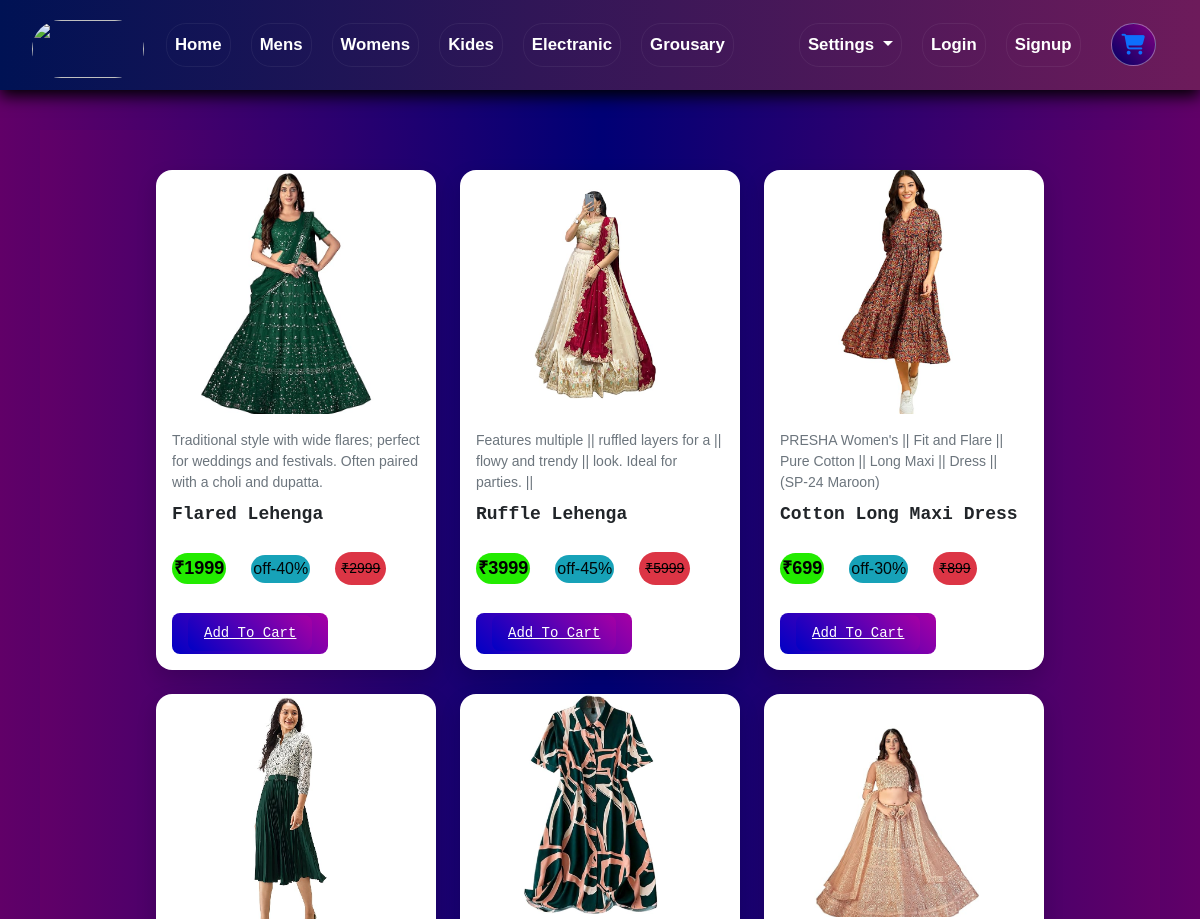
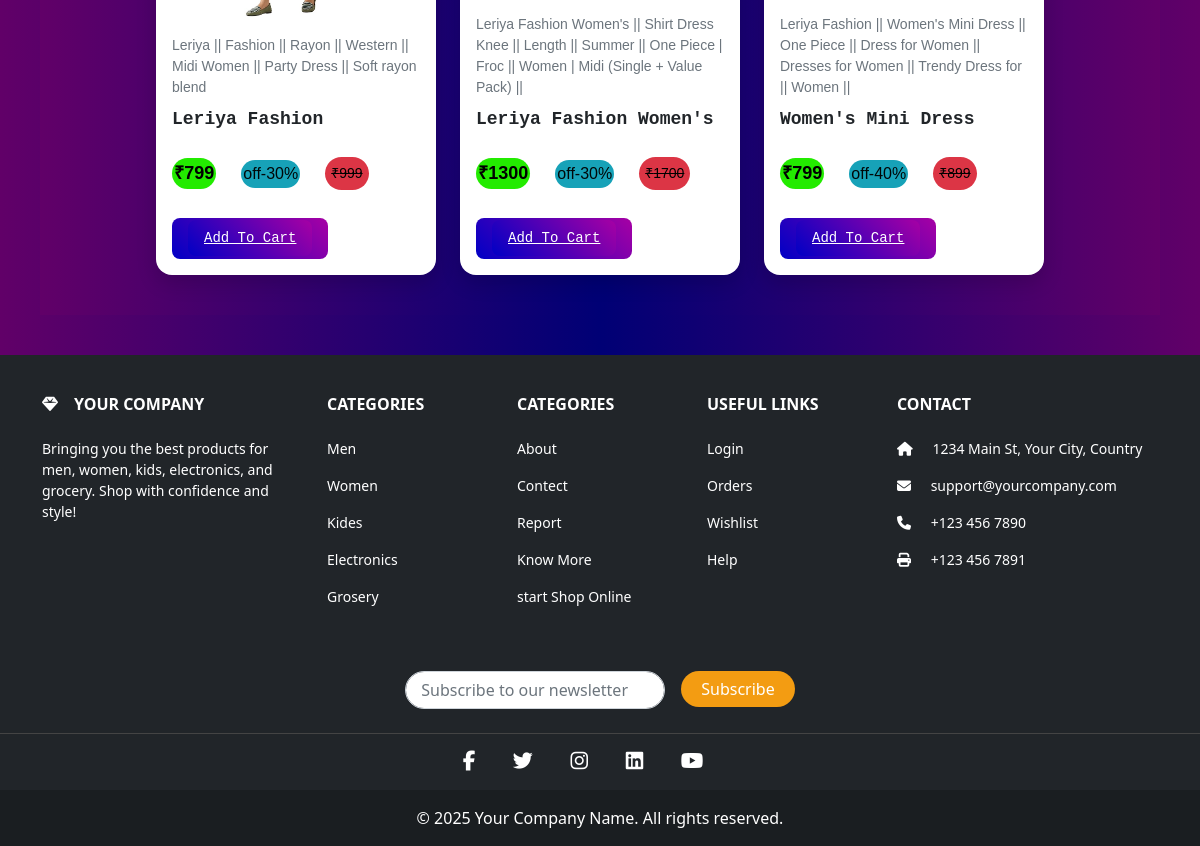
/womens/, run on the app's committed database (2 pictures, top to bottom).
### app/models.py (models this page shows)
class DynamicCards(models.Model):
    db_product_name = models.CharField(max_length=70)
    db_product_discription = models.CharField(max_length=400)
    db_product_discription2 = models.CharField(max_length=400)
    db_product_previous_price = models.IntegerField()
    db_product_offer_percentage = models.IntegerField()
    db_product_real_price = models.IntegerField()
    db_product_catagurays = models.CharField(max_length=100)  # <- no default here
    db_product_image1 = models.ImageField(upload_to='image')
    db_product_image2 = models.ImageField(upload_to='image')
    db_product_image3 = models.ImageField(upload_to='image')
    db_product_image4 = models.ImageField(upload_to='image')
    db_product_image5 = models.ImageField(upload_to='image')
    db_product_image6 = models.ImageField(upload_to='image')

### app/views.py (the view)
# urls.py: path('womens/',views.womens,name='womens'),
def womens(request):
    productDetails = DynamicCards.objects.filter(db_product_catagurays='women')
    return render(request,"womens.html",{'productDetails':productDetails})

### app/templates/womens.html (shortened to what this page needs)
{% extends "comman.html" %}
{% load static %}
{% block css %}
{{ block.super }}
<link rel="stylesheet" href="{% static 'css/home.css' %}">
{% endblock css %}
{% block content %}
<div id="mainCardDiv">
<div id="mainCardDiv">
  {% for product in productDetails %}
    <div id="cardDiv">
      <div class="imageDiv">
      <a href="{% url 'showIDdetails' pk=product.id jk=userdata.id|default:0 %}">
        <img src="{{ product.db_product_image1.url }}" alt="{{ product.db_product_name }}">
      </a>
      </div>
      <div id="detailesDiv">
        <div class="paradetailesDiv">
          <p class="paradet">{{ product.db_product_discription }}</p>
          <strong class="nameProduct">{{ product.db_product_name }}</strong>
        </div>
        <div class="offerDiv">
          <p class="currPrice">₹{{ product.db_product_real_price }}</p>
          <p class="offerPrice">off-{{ product.db_product_offer_percentage }}%</p>
          <p class="privePrice"><s>₹{{ product.db_product_previous_price }}</s></p>
        </div>
        <div class="buttonDiv">
          {% if userdata %}
            <a href="{% url 'addcard' pk=product.id jk=userdata.id %}" class="addToCardbtn">Add to Cart</a>
          {% else %}
            <button disabled class="addToCardbtn">
            {% if userdata.id %}
                  <a href="{% url 'addcard' %}" class="addToCardbtn">Add to Cart</a>
            {% else %}
                  <a href="{% url 'login' %}" class="addToCardbtn">Add To Cart</a>
            {% endif %}
            </button>
          {% endif %}
        </div>
      </div>
    </div>
  {% endfor %}
</div>
</div>
{% endblock %}

### app/templates/comman.html (shortened to what this page needs)
<!doctype html>
<html lang="en">
<head>
    <link href="https://cdn.jsdelivr.net/npm/bootstrap@5.0.2/dist/css/bootstrap.min.css"
        rel="stylesheet"
>
    <link rel="stylesheet"
        href="https://cdnjs.cloudflare.com/ajax/libs/font-awesome/6.7.2/css/all.min.css"
 />
{% load static %}
    {% block css %}
    <link rel="stylesheet" href="{% static 'css/comman.css' %}">
    {% endblock %}
</head>
<body>
    <nav class="navbar navbar-expand-lg">
        <div class="container-fluid">
            <div id="LogoDiv">
                <img src="../static/image/log1.png" alt="" class="logoImg2">
            </div>
            {% if userdata %}
            <div class="collapse navbar-collapse" id="navbarSupportedContent">
                <ul class="navbar-nav me-auto mb-2 mb-lg-0">
                    <li class="nav-item">
                        <a class="nav-link" href="{% url 'home1' pk=userdata.id %}">Home</a>
                    </li>
                    <li class="nav-item">
                        <a class="nav-link" aria-current="page"
                            href="{% url 'mens1' pk=userdata.id %}">Mens</a>
                    </li>
                    <li class="nav-item">
                        <a class="nav-link" aria-current="page"
                            href="{% url 'womens1' pk=userdata.id %}">Womens</a>
                    </li>
                    <li class="nav-item">
                        <a class="nav-link" aria-current="page"
                            href="{% url 'kides1' pk=userdata.id %}">Kides</a>
                    </li>
                    <li class="nav-item">
                        <a class="nav-link" aria-current="page"
                            href="{% url 'electranics1' pk=userdata.id %}">Electranic</a>
                    </li>
                    <li class="nav-item">
                        <a class="nav-link" aria-current="page"
                            href="{% url 'grousary1' pk=userdata.id %}">Grousary</a>
                    </li>
                </ul>
                <form  class="d-flex">
                    <ul class="navbar-nav me-auto mb-2 mb-lg-0">
                        <li class="nav-item dropdown">
                            <a class="nav-link dropdown-toggle" href="#" id="navbarDropdown"
                                role="button" data-bs-toggle="dropdown" aria-expanded="false">
                                Settings
                            </a>
                            <ul class="dropdown-menu" aria-labelledby="navbarDropdown">
                                <li class="nav-item">
                                    <a class="dropdown-item" aria-current="page"
                                        href="{% url 'home' %}">Logout</a>
                                </li>
                                <li class="nav-item">
                                    {% if userdata %}
                                    <a class="dropdown-item" aria-current="page"
                                        href="{% url 'deshbord' pk=userdata.id %}">My Profile</a>
                                    {% else %}
                                    <a class="dropdown-item" href="{% url 'login' %}">Login</a>
                                    {% endif %}
                                </li>
                            </ul>
                        </li>
                        <li class="nav-item">
                            <a class="nav-link active" aria-current="page" href="#">Welcome :
                                {{userdata.cus_name}}</a>
                        </li>
                    </ul>
                    <div id="cartDiv">
                        {% if userdata %}
                            <a class="nav-link active" aria-current="page"
                                href="{% url 'showCart' pk=userdata.id  %}">
                                <img id="Cart_Image" src="https://media1.giphy.com/media/giubfaGye5s7IJb47o/giphy.gif"
                                 style="position: absolute; top: -2px; width: 55px; right: -13px; height: 50px; margin-right: 6px; vertical-align: middle; border: 2px solid; border-radius: 10px;">
                            </a>
                            <strong id="Quantity_Of_Cart" >11</strong>
                        {% else %}
                            <a class="dropdown-item" href="{% url 'login' %}">Login</a>
                        {% endif %}
                    </div>
                </form>
            </div>
            {% comment %} ++ ADMIN JUB LOGIN HO TAB KE LIYE HAI YE ++ {% endcomment %}
            {% else %}
            <div class="collapse navbar-collapse" id="navbarSupportedContent">
                <ul class="navbar-nav me-auto mb-2 mb-lg-0">
                    <li class="nav-item">
                        <a class="nav-link" aria-current="page" href="{% url 'home'  %}">Home
                        </a>
                    </li>
                    <li class="nav-item">
                        <a class="nav-link" aria-current="page" href="{% url 'mens' %}">Mens
                        </a>
                    </li>
                    <li class="nav-item">
                        <a class="nav-link" aria-current="page" href="{% url 'womens' %}">Womens
                        </a>
                    </li>
                    <li class="nav-item">
                        <a class="nav-link" aria-current="page" href="{% url 'kides' %}">Kides
                        </a>
                    </li>
                    <li class="nav-item">
                        <a class="nav-link" aria-current="page"
                            href="{% url 'electranics' %}">Electranic
                        </a>
                    </li>
                    <li class="nav-item">
                        <a class="nav-link" aria-current="page" href="{% url 'grousary' %}">Grousary
                        </a>
                    </li>
                </ul>
                <form class="d-flex">
                    <ul class="navbar-nav me-auto mb-2 mb-lg-0">
                        <li class="nav-item dropdown">
                            <a class="nav-link dropdown-toggle" href="#" id="navbarDropdown"
                                role="button" data-bs-toggle="dropdown" aria-expanded="false">
                                Settings
                            </a>
                        </li>
                        <li class="nav-item">
                            <a class="nav-link active" aria-current="page"
                                href="{% url 'login' %}">Login</a>
                        </li>
                        <li class="nav-item">
                            <a class="nav-link active" aria-current="page"
                                href="{% url 'signup' %}">Signup</a>
                        </li>
                    </ul>
                    <div id="cartDiv">
                            <a href="{% url 'login' %}">
                                <i class="fa-solid fa-cart-shopping"></i>
                            </a>
                    </div>
                </form>
            </div>
            {% endif %}
        </div>
    </nav>
    <div>
        {% block content %}{% endblock %}
    </div>
    <footer class="text-center text-lg-start bg-dark text-white pt-4">
        <div class="container text-center text-md-start">
            <div class="row mt-3">
                <div class="col-md-3 col-lg-4 col-xl-3 mx-auto mb-4">
                    <h6 class="text-uppercase fw-bold mb-4">
                        <i class="fas fa-gem me-3"></i>Your Company
                    </h6>
                    <p>
                        Bringing you the best products for men, women, kids, electronics, and
                        grocery. Shop with confidence and style!
                    </p>
                </div>
                <div class="col-md-2 col-lg-2 col-xl-2 mx-auto mb-4">
                    <h6 class="text-uppercase fw-bold mb-4">Categories</h6>
                    <p><a href="#" class="text-reset">Men</a></p>
                    <p><a href="#" class="text-reset">Women</a></p>
                    <p><a href="#" class="text-reset">Kides</a></p>
                    <p><a href="#" class="text-reset">Electronics</a></p>
                    <p><a href="#" class="text-reset">Grosery</a></p>
                </div>
                <div class="col-md-2 col-lg-2 col-xl-2 mx-auto mb-4">
                    <h6 class="text-uppercase fw-bold mb-4">Categories</h6>
                    <p><a href="#" class="text-reset">About</a></p>
                    <p><a href="#" class="text-reset">Contect</a></p>
                    <p><a href="#" class="text-reset">Report</a></p>
                    <p><a href="#" class="text-reset">Know More</a></p>
                    <p><a href="#" class="text-reset">start Shop Online</a></p>
                </div>
                <div class="col-md-3 col-lg-2 col-xl-2 mx-auto mb-4">
                    <h6 class="text-uppercase fw-bold mb-4">Useful Links</h6>
                    <p>
                        {% if userdata %}
                        <a class="text-reset" href="{% url 'deshbord' pk=userdata.id %}">My
                            Profile</a>
                        {% else %}
                        <a class="text-reset" href="{% url 'login' %}">Login</a>
                        {% endif %}
                    </p>
                    <p><a href="#" class="text-reset">Orders</a></p>
                    <p><a href="#" class="text-reset">Wishlist</a></p>
                    <p><a href="#" class="text-reset">Help</a></p>
                </div>
                <div class="col-md-4 col-lg-3 col-xl-3 mx-auto mb-md-0 mb-4">
                    <h6 class="text-uppercase fw-bold mb-4">Contact</h6>
                    <p><i class="fas fa-home me-3"></i> 1234 Main St, Your City, Country</p>
                    <p><i class="fas fa-envelope me-3"></i> support@yourcompany.com</p>
                    <p><i class="fas fa-phone me-3"></i> +123 456 7890</p>
                    <p><i class="fas fa-print me-3"></i> +123 456 7891</p>
                </div>
            </div>
        </div>
        <div class="container mt-4">
            <form class="row g-3 justify-content-center">
                <div class="col-auto">
                    <input type="email" class="form-control"
                        placeholder="Subscribe to our newsletter">
                </div>
                <div class="col-auto">
                    <button type="submit" class="btn btn-primary mb-3">Subscribe</button>
                </div>
            </form>
        </div>
        <div class="text-center py-3">
            <a href="#" class="text-white me-4">
                <i class="fab fa-facebook-f"></i>
            </a>
            <a href="#" class="text-white me-4">
                <i class="fab fa-twitter"></i>
            </a>
            <a href="#" class="text-white me-4">
                <i class="fab fa-instagram"></i>
            </a>
            <a href="#" class="text-white me-4">
                <i class="fab fa-linkedin"></i>
            </a>
            <a href="#" class="text-white me-4">
                <i class="fab fa-youtube"></i>
            </a>
        </div>
        <div class="text-center p-3" style="background-color: rgba(0, 0, 0, 0.2);">
            © 2025 Your Company Name. All rights reserved.
        </div>
    </footer>
</body>
</html>

### data on the page
DynamicCards: db_product_image1 (picture), db_product_discription "Traditional style with wide flares; perfect for weddings and festivals. Often paired with a choli and dupatta.", db_product_name "Flared Lehenga", db_product_real_price "1999", db_product_offer_percentage "40", db_product_previous_price "2999"
DynamicCards: db_product_image1 (picture), db_product_discription "Features multiple || ruffled layers for a || flowy and trendy || look. Ideal for parties. ||", db_product_name "Ruffle Lehenga", db_product_real_price "3999", db_product_offer_percentage "45", db_product_previous_price "5999"
DynamicCards: db_product_image1 (picture), db_product_discription "PRESHA Women's || Fit and Flare || Pure Cotton || Long Maxi || Dress || (SP-24 Maroon)", db_product_name "Cotton Long Maxi Dress", db_product_real_price "699", db_product_offer_percentage "30", db_product_previous_price "899"
DynamicCards: db_product_image1 (picture), db_product_discription "Leriya || Fashion || Rayon || Western || Midi Women || Party Dress || Soft rayon blend", db_product_name "Leriya Fashion", db_product_real_price "799", db_product_offer_percentage "30", db_product_previous_price "999"
DynamicCards: db_product_image1 (picture), db_product_discription "Leriya Fashion Women's || Shirt Dress Knee || Length || Summer || One Piece | Froc || Women | Midi (Single + Value Pack) ||", db_product_name "Leriya Fashion Women's", db_product_real_price "1300", db_product_offer_percentage "30", db_product_previous_price "1700"
DynamicCards: db_product_image1 (picture), db_product_discription "Leriya Fashion || Women's Mini Dress || One Piece || Dress for Women || Dresses for Women || Trendy Dress for || Women ||", db_product_name "Women's Mini Dress", db_product_real_price "799", db_product_offer_percentage "40", db_product_previous_price "899"
